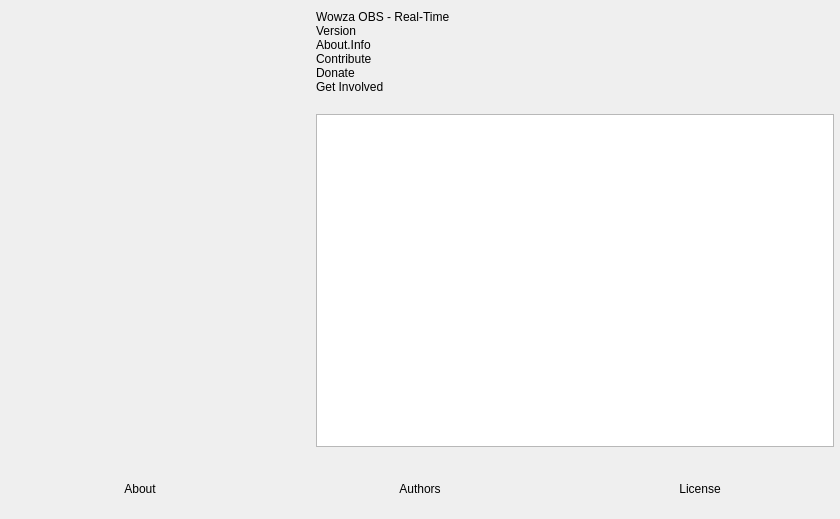
<?xml version="1.0" encoding="UTF-8"?>
<ui version="4.0">
 <class>OBSAbout</class>
 <widget class="QWidget" name="OBSAbout">
  <property name="geometry">
   <rect>
    <x>0</x>
    <y>0</y>
    <width>840</width>
    <height>519</height>
   </rect>
  </property>
  <property name="windowTitle">
   <string>About</string>
  </property>
  <layout class="QVBoxLayout" name="verticalLayout_2">
   <property name="leftMargin">
    <number>0</number>
   </property>
   <property name="topMargin">
    <number>0</number>
   </property>
   <property name="rightMargin">
    <number>0</number>
   </property>
   <property name="bottomMargin">
    <number>0</number>
   </property>
   <item>
    <layout class="QHBoxLayout" name="horizontalLayout_2">
     <property name="spacing">
      <number>30</number>
     </property>
     <property name="leftMargin">
      <number>30</number>
     </property>
     <property name="topMargin">
      <number>10</number>
     </property>
     <property name="rightMargin">
      <number>6</number>
     </property>
     <property name="bottomMargin">
      <number>6</number>
     </property>
     <item>
      <widget class="QLabel" name="icon">
       <property name="minimumSize">
        <size>
         <width>256</width>
         <height>256</height>
        </size>
       </property>
       <property name="maximumSize">
        <size>
         <width>256</width>
         <height>256</height>
        </size>
       </property>
       <property name="text">
        <string/>
       </property>
       <property name="pixmap">
        <pixmap>:res/images/obs.png</pixmap>
       </property>
       <property name="scaledContents">
        <bool>true</bool>
       </property>
      </widget>
     </item>
     <item>
      <layout class="QVBoxLayout" name="verticalLayout">
       <property name="spacing">
        <number>0</number>
       </property>
       <item>
        <widget class="QLabel" name="name">
         <property name="text">
          <string notr="true">Wowza OBS - Real-Time</string>
         </property>
        </widget>
       </item>
       <item>
        <widget class="QLabel" name="version">
         <property name="text">
          <string notr="true">Version</string>
         </property>
        </widget>
       </item>
       <item>
        <widget class="QLabel" name="info">
         <property name="text">
          <string>About.Info</string>
         </property>
         <property name="wordWrap">
          <bool>true</bool>
         </property>
        </widget>
       </item>
       <item>
        <widget class="QLabel" name="contribute">
         <property name="text">
          <string notr="true">Contribute</string>
         </property>
         <property name="wordWrap">
          <bool>true</bool>
         </property>
        </widget>
       </item>
       <item>
        <widget class="QLabel" name="donate">
         <property name="text">
          <string notr="true">Donate</string>
         </property>
        </widget>
       </item>
       <item>
        <widget class="QLabel" name="getInvolved">
         <property name="text">
          <string notr="true">Get Involved</string>
         </property>
        </widget>
       </item>
       <item>
        <spacer name="verticalSpacer">
         <property name="orientation">
          <enum>Qt::Vertical</enum>
         </property>
         <property name="sizeType">
          <enum>QSizePolicy::Fixed</enum>
         </property>
         <property name="sizeHint" stdset="0">
          <size>
           <width>20</width>
           <height>20</height>
          </size>
         </property>
        </spacer>
       </item>
       <item>
        <widget class="QTextBrowser" name="textBrowser">
         <property name="openExternalLinks">
          <bool>true</bool>
         </property>
        </widget>
       </item>
      </layout>
     </item>
    </layout>
   </item>
   <item>
    <widget class="QWidget" name="widget">
     <property name="minimumSize">
      <size>
       <width>0</width>
       <height>60</height>
      </size>
     </property>
     <layout class="QHBoxLayout" name="horizontalLayout">
      <property name="spacing">
       <number>0</number>
      </property>
      <property name="leftMargin">
       <number>0</number>
      </property>
      <property name="topMargin">
       <number>0</number>
      </property>
      <property name="rightMargin">
       <number>0</number>
      </property>
      <property name="bottomMargin">
       <number>0</number>
      </property>
      <item>
       <widget class="ClickableLabel" name="about">
        <property name="text">
         <string>About</string>
        </property>
        <property name="alignment">
         <set>Qt::AlignCenter</set>
        </property>
       </widget>
      </item>
      <item>
       <widget class="ClickableLabel" name="authors">
        <property name="text">
         <string>Authors</string>
        </property>
        <property name="alignment">
         <set>Qt::AlignCenter</set>
        </property>
       </widget>
      </item>
      <item>
       <widget class="ClickableLabel" name="license">
        <property name="text">
         <string>License</string>
        </property>
        <property name="alignment">
         <set>Qt::AlignCenter</set>
        </property>
       </widget>
      </item>
     </layout>
    </widget>
   </item>
  </layout>
 </widget>
 <customwidgets>
  <customwidget>
   <class>ClickableLabel</class>
   <extends>QLabel</extends>
   <header>clickable-label.hpp</header>
  </customwidget>
 </customwidgets>
 <resources/>
 <connections/>
</ui>
